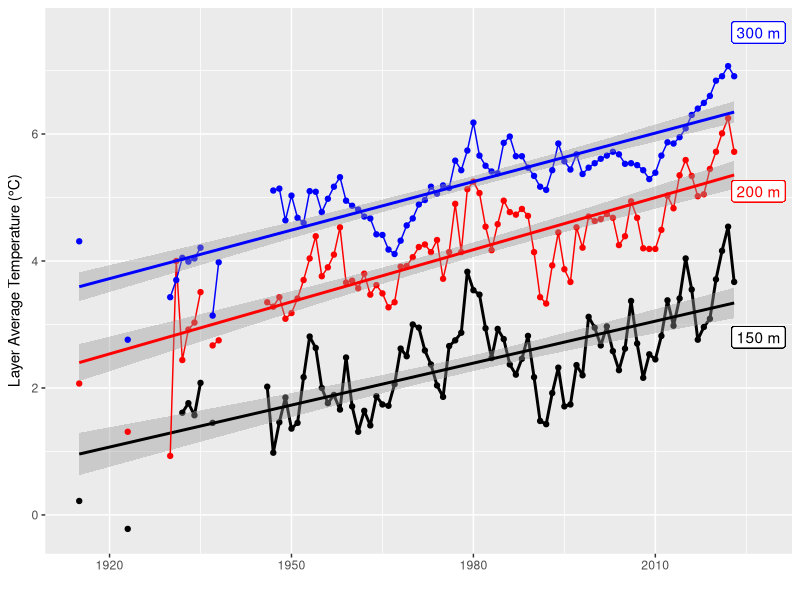

Write R code to recreate this figure.
library(tidyverse)
#library(patchwork)

Tem <- read.table("GSL_T.dat", header = TRUE, sep = "", col.names = c("Year", "D150m", "D200m", "D250m", "D300m"))

ggpT <- ggplot(Tem) + geom_line(aes(x=Year, y=D150m), color = "black", linewidth = 1.0) +
  geom_point(aes(x=Year, y=D150m), color = "black") +
  geom_smooth(aes(x=Year, y=D150m), method = "lm", se = TRUE, color = "black") +
  geom_label(aes(x=2027, y=2.8, label = "150 m"), color = "black")
ggpT <- ggpT + geom_line(aes(x=Year, y=D200m), color = "red")  +
  geom_point(aes(x=Year, y=D200m), color = "red")  +
  geom_smooth(aes(x=Year, y=D200m), method = "lm", se = TRUE, color = "red") +
  geom_label(aes(x=2027, y=5.1, label = "200 m"), color = "red")
ggpT <- ggpT + geom_line(aes(x=Year, y=D300m), color = "blue") +
  geom_point(aes(x=Year, y=D300m), color = "blue") +
  geom_smooth(aes(x=Year, y=D300m), method = "lm", se = TRUE, color = "blue") +
  geom_label(aes(x=2027, y=7.6, label = "300 m"), color = "blue")
ggpT <- ggpT + ylab(expression("Layer Average Temperature (\u00B0C)"))  + xlab("")

# fit a linear model to the anomaly data
model_150 <- lm(Tem$D150m ~ Tem$Year)
# estimate the 95% confidence interval
confidence_95_150 <- confint(model_150, level = 0.95)
# fit a linear model to the anomaly data
model_200 <- lm(Tem$D200m ~ Tem$Year)
# estimate the 95% confidence interval
confidence_95_200 <- confint(model_200, level = 0.95)
# fit a linear model to the anomaly data
model_300 <- lm(Tem$D300m ~ Tem$Year)
# estimate the 95% confidence interval
confidence_95_300 <- confint(model_300, level = 0.95)


# ggsave("GSL.png", scale = 1)
ggsave("GSL_T_with_lm.png", width = 6, height = 3, units = "in", scale = 1.0, dpi = 1200)
